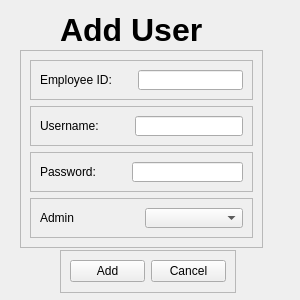
<?xml version="1.0" encoding="UTF-8"?>
<ui version="4.0">
 <class>MainWindow</class>
 <widget class="QMainWindow" name="MainWindow">
  <property name="geometry">
   <rect>
    <x>0</x>
    <y>0</y>
    <width>300</width>
    <height>300</height>
   </rect>
  </property>
  <property name="minimumSize">
   <size>
    <width>300</width>
    <height>300</height>
   </size>
  </property>
  <property name="maximumSize">
   <size>
    <width>300</width>
    <height>300</height>
   </size>
  </property>
  <property name="windowTitle">
   <string>MainWindow</string>
  </property>
  <widget class="QWidget" name="centralwidget">
   <widget class="QLabel" name="AddAuditor_Title_2">
    <property name="geometry">
     <rect>
      <x>60</x>
      <y>0</y>
      <width>191</width>
      <height>60</height>
     </rect>
    </property>
    <property name="font">
     <font>
      <pointsize>24</pointsize>
      <weight>75</weight>
      <bold>true</bold>
     </font>
    </property>
    <property name="text">
     <string>Add User</string>
    </property>
   </widget>
   <widget class="QFrame" name="frame_2">
    <property name="geometry">
     <rect>
      <x>20</x>
      <y>50</y>
      <width>243</width>
      <height>198</height>
     </rect>
    </property>
    <property name="frameShape">
     <enum>QFrame::StyledPanel</enum>
    </property>
    <property name="frameShadow">
     <enum>QFrame::Raised</enum>
    </property>
    <layout class="QGridLayout" name="gridLayout">
     <item row="0" column="0">
      <widget class="QFrame" name="frame">
       <property name="frameShape">
        <enum>QFrame::StyledPanel</enum>
       </property>
       <property name="frameShadow">
        <enum>QFrame::Raised</enum>
       </property>
       <layout class="QHBoxLayout" name="horizontalLayout">
        <item>
         <widget class="QLabel" name="TitleOfEmployeeID_AddAuditor_2">
          <property name="text">
           <string>Employee ID:</string>
          </property>
         </widget>
        </item>
        <item>
         <spacer name="horizontalSpacer_13">
          <property name="orientation">
           <enum>Qt::Horizontal</enum>
          </property>
          <property name="sizeType">
           <enum>QSizePolicy::Fixed</enum>
          </property>
          <property name="sizeHint" stdset="0">
           <size>
            <width>20</width>
            <height>20</height>
           </size>
          </property>
         </spacer>
        </item>
        <item>
         <widget class="QLineEdit" name="EmployeeID_input_AddAudtior_2"/>
        </item>
       </layout>
      </widget>
     </item>
     <item row="1" column="0">
      <widget class="QFrame" name="frame_3">
       <property name="frameShape">
        <enum>QFrame::StyledPanel</enum>
       </property>
       <property name="frameShadow">
        <enum>QFrame::Raised</enum>
       </property>
       <layout class="QHBoxLayout" name="horizontalLayout_2">
        <item>
         <widget class="QLabel" name="TitleOfUsername_AddAuditor_2">
          <property name="text">
           <string>Username:</string>
          </property>
         </widget>
        </item>
        <item>
         <spacer name="horizontalSpacer_14">
          <property name="orientation">
           <enum>Qt::Horizontal</enum>
          </property>
          <property name="sizeType">
           <enum>QSizePolicy::Fixed</enum>
          </property>
          <property name="sizeHint" stdset="0">
           <size>
            <width>30</width>
            <height>20</height>
           </size>
          </property>
         </spacer>
        </item>
        <item>
         <widget class="QLineEdit" name="Username_input_AddAudtior_2"/>
        </item>
       </layout>
      </widget>
     </item>
     <item row="2" column="0">
      <widget class="QFrame" name="frame_4">
       <property name="frameShape">
        <enum>QFrame::StyledPanel</enum>
       </property>
       <property name="frameShadow">
        <enum>QFrame::Raised</enum>
       </property>
       <layout class="QHBoxLayout" name="horizontalLayout_3">
        <item>
         <widget class="QLabel" name="TitleOfPassword_AddAuditor_2">
          <property name="text">
           <string>Password:</string>
          </property>
         </widget>
        </item>
        <item>
         <spacer name="horizontalSpacer_15">
          <property name="orientation">
           <enum>Qt::Horizontal</enum>
          </property>
          <property name="sizeType">
           <enum>QSizePolicy::Fixed</enum>
          </property>
          <property name="sizeHint" stdset="0">
           <size>
            <width>30</width>
            <height>20</height>
           </size>
          </property>
         </spacer>
        </item>
        <item>
         <widget class="QLineEdit" name="Password_input_AddAudtior_2"/>
        </item>
       </layout>
      </widget>
     </item>
     <item row="3" column="0">
      <widget class="QFrame" name="frame_5">
       <property name="frameShape">
        <enum>QFrame::StyledPanel</enum>
       </property>
       <property name="frameShadow">
        <enum>QFrame::Raised</enum>
       </property>
       <layout class="QHBoxLayout" name="horizontalLayout_4">
        <item>
         <widget class="QLabel" name="TitleOfAdmin_AddAuditor_2">
          <property name="text">
           <string>Admin</string>
          </property>
         </widget>
        </item>
        <item>
         <widget class="QComboBox" name="Admin_Enum_AddAudtior_2">
          <property name="minimumSize">
           <size>
            <width>50</width>
            <height>0</height>
           </size>
          </property>
         </widget>
        </item>
       </layout>
      </widget>
     </item>
    </layout>
   </widget>
   <widget class="QFrame" name="PushButtons_AddAuditor_Frame_3">
    <property name="geometry">
     <rect>
      <x>60</x>
      <y>250</y>
      <width>176</width>
      <height>43</height>
     </rect>
    </property>
    <property name="frameShape">
     <enum>QFrame::StyledPanel</enum>
    </property>
    <property name="frameShadow">
     <enum>QFrame::Raised</enum>
    </property>
    <layout class="QHBoxLayout" name="horizontalLayout_5">
     <item>
      <widget class="QPushButton" name="Save_AddAuditor_Button">
       <property name="text">
        <string>Add</string>
       </property>
      </widget>
     </item>
     <item>
      <widget class="QPushButton" name="Cancel_AddAuditor_Button">
       <property name="text">
        <string>Cancel</string>
       </property>
      </widget>
     </item>
    </layout>
   </widget>
  </widget>
 </widget>
 <resources/>
 <connections/>
</ui>
